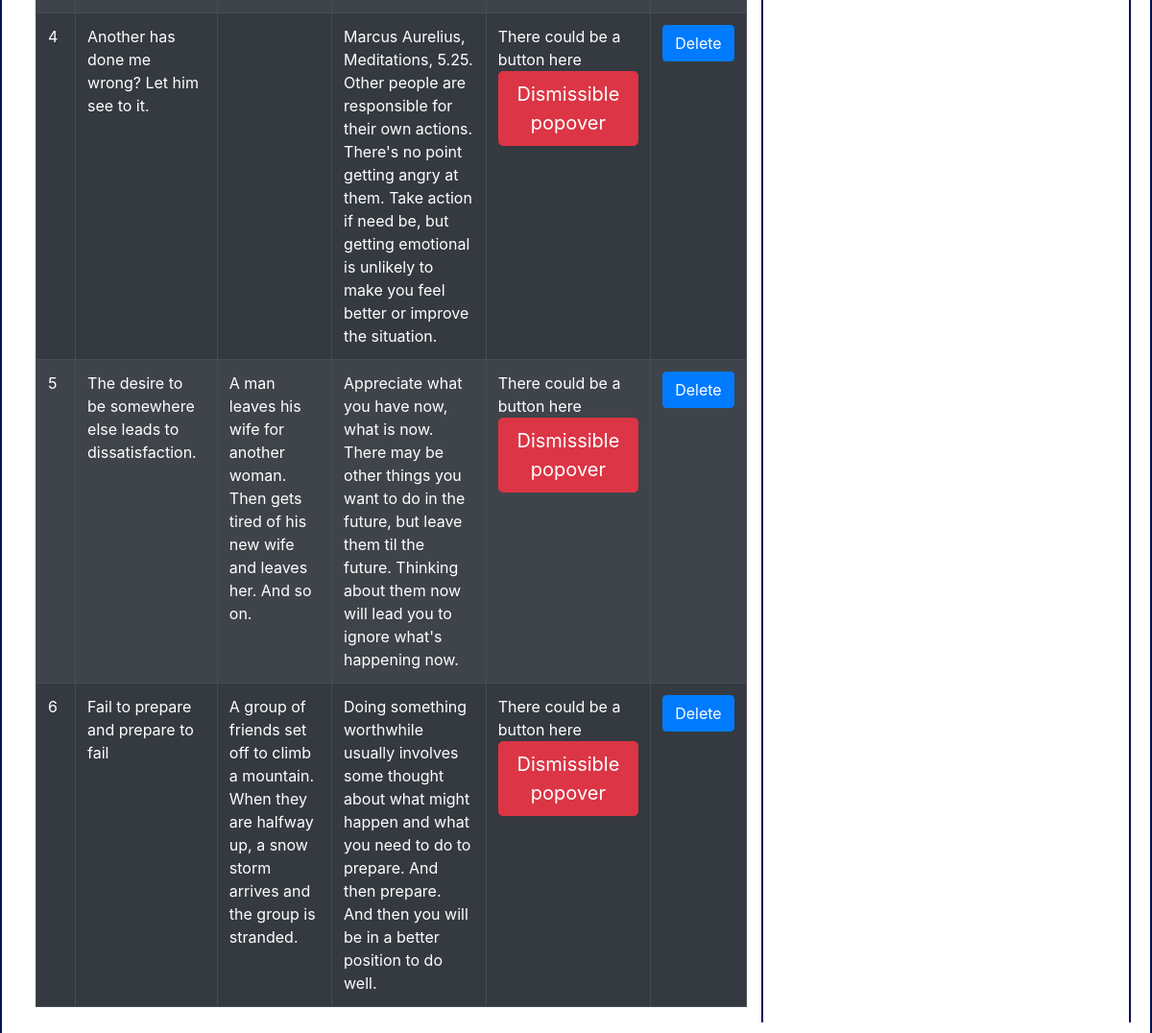
/thoughts_controller (lower part), run on an earlier commit of the app's database.
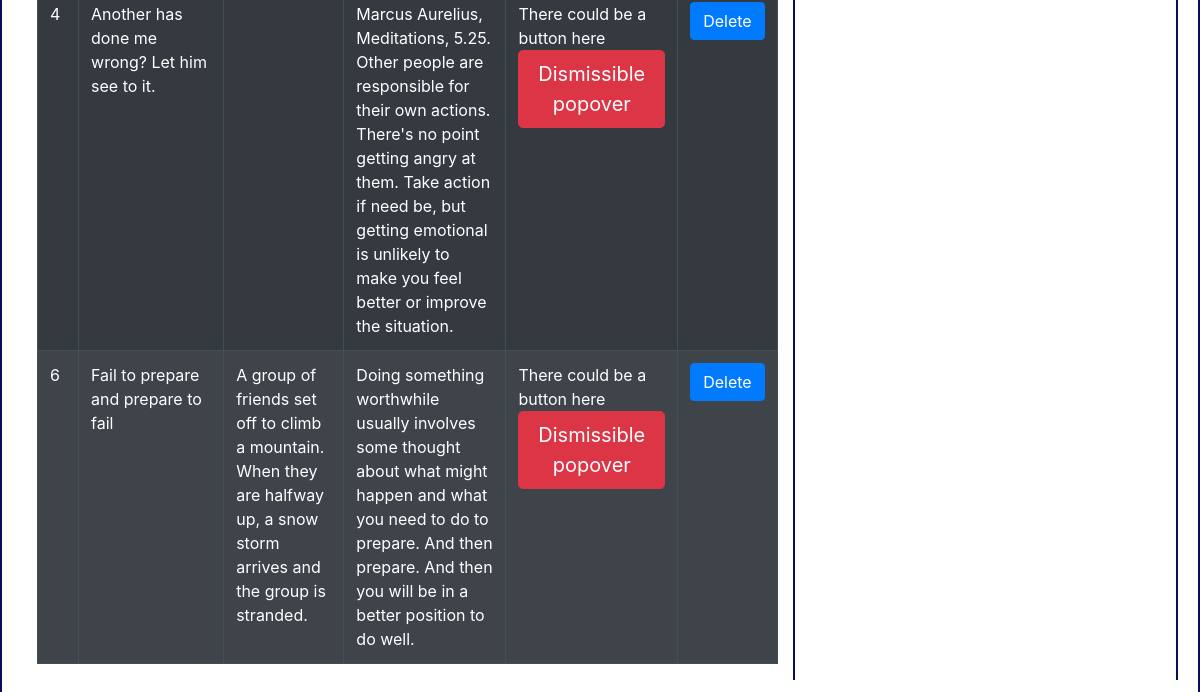
And on a later commit of the database.
### app/models.py (models this page shows, shortened)
class Thought(db.Model):
    id = db.Column(db.Integer, primary_key=True)
    quotation = db.Column(db.Text(), index=True)
    metaphor = db.Column(db.Text(), index=True)
    comment = db.Column(db.Text())

### app/routes.py (the view)
@app.route('/thoughts_controller')
def show_all_thoughts():
    thoughts = Thought.query.all()
    return render_template('thoughts_controller.html', thoughts=thoughts)

### app/templates/thoughts_controller.html (shortened to what this page needs)
{% extends "base.html" %} {% block content %}
<div class="container-fluid">
    <div class="row">
        <div class="col-sm-8">
            <table class="table table-bordered table-dark table-striped table-hover table-responsive">
                <tbody>
                    {% for thought in thoughts %}
                    <tr>
                        <td>{{ thought.id }}</td>
                        <td>{{ thought.quotation }}</td>
                        <td>{{ thought.metaphor }}</td>
                        <td>{{ thought.comment }}</td>
                        <td> There could be a button here
                            <a tabindex="0" class="btn btn-lg btn-danger" role="button" data-toggle="popover" data-trigger="focus" title="Dismissible popover" data-content="And here's some amazing content. It's very engaging. Right?">Dismissible popover</a>
                        </td>
                        <td>
                            <form action="{{url_for('delete', thought_id=thought.id)}}" method="POST">
                                <button type="submit" class="btn btn-primary" value="Delete">Delete
                                            </button>
                            </form>
                        </td>
                    </tr>
                    {% endfor %}
                </tbody>
            </table>
        </div>
        <div class="col">
        </div>
    </div>
    {% endblock %}

### app/templates/base.html (shortened to what this page needs)
<!DOCTYPE html>
<html lang="en">
<head>
    <link rel="stylesheet" href="../static/css/styles.css">
    <link rel="stylesheet" href="https://stackpath.bootstrapcdn.com/bootstrap/4.4.1/css/bootstrap.min.css">
</head>
<body>
    <hr> {% block content %}{% endblock %}
</body>
</html>

### app/static/css/styles.css (style rules this page uses)
.row { padding: 20px; border: solid #080F5B 2px; }
.col { border-left: solid #080F5B 2px; border-right: solid #080F5B 2px; }

What changed in the data, as far as the page shows it:
removed Thought: id "5", quotation "The desire to be somewhere else leads to dissatisfaction.", metaphor "A man leaves his wife for another woman. Then gets tired of his new wife and leaves her. And so on.", comment "Appreciate what you have now, what is now. There may be other things you want to do in the future, but leave them til the future. Thinking about them now will lead you to ignore what's happening now."
